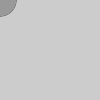
Frame 1 (no input)
Frame 60 (the mouse pressed at the canvas centre just before this capture): identical to frame 1, image omitted
Frame 120 (the mouse held since frame 60 and released just before this capture): identical to frame 1, image omitted

The Processing sketch that drew this single still picture (run headless with seeded random() and noise(); from frame 60 on, the mouse is pressed at the canvas centre):

// Processing sketch: sketch_32
// ── sketch_32.pde
int dragX, dragY, moveX, moveY;

void setup() {
  size(100, 100);
  noStroke();
}

void draw() {
  background(204);
  fill(0);
  ellipse(dragX, dragY, 33, 33);
  fill(153);
  ellipse(moveX, moveY, 33, 33);
}

void mouseMoved() {
  moveX = mouseX;
  moveY = mouseY;
}

void mouseDragged() {
  dragX = mouseX;
  dragY = mouseY;
}
